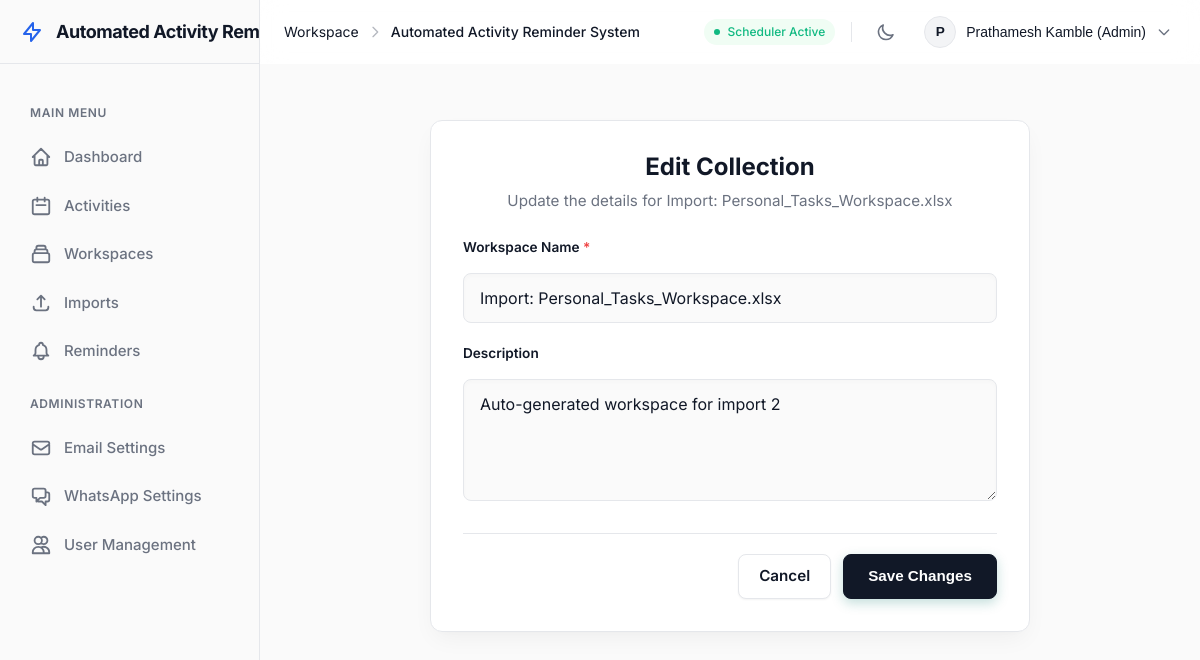
The page /collections/2/edit (signed in) on the database as committed earlier.
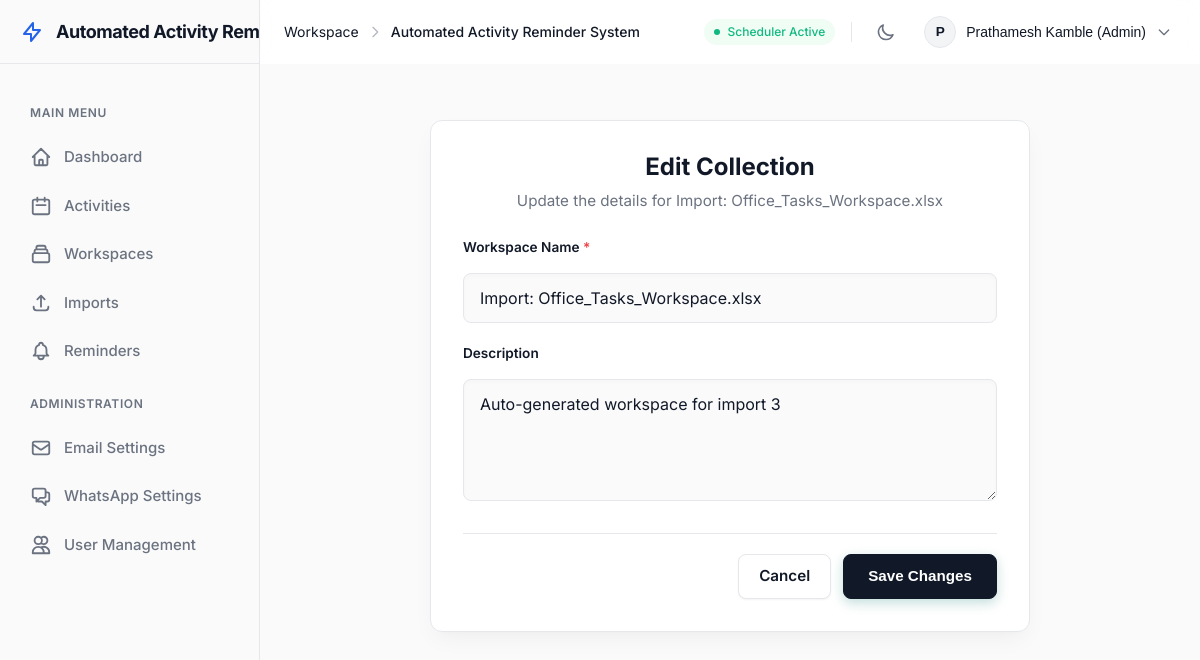
The same page on the database as committed later.
### src/db/models.py (models this page shows)
class TaskCollection(Base):
    __tablename__ = "task_collections"
    id = Column(Integer, primary_key=True)
    name = Column(String(255), nullable=False, index=True)
    description = Column(Text, nullable=True)
    import_date = Column(DateTime, nullable=False, default=datetime.utcnow)
    imported_file_name = Column(String(255), nullable=True)
    is_active = Column(Boolean, nullable=False, default=False)
    created_at = Column(DateTime, nullable=False, default=datetime.utcnow)
    activities = relationship("ActivityRecord", back_populates="task_collection", cascade="all, delete-orphan")
    modules = relationship("Module", back_populates="task_collection", cascade="all, delete-orphan")
    recipients = relationship("Recipient", back_populates="workspace", cascade="all, delete-orphan")

### src/web/app.py (the view)
@app.get("/collections/{collection_id}/edit", response_class=HTMLResponse)
def collections_edit(request: Request, collection_id: int) -> typing.Any:
    db = get_db()
    try:
        user = require_editor(request, db)
        if isinstance(user, RedirectResponse):
            return user
        collection = db.query(TaskCollection).get(collection_id)
        if not collection:
            return redirect("/collections?error=Workspace not found")
        return render(request, "collection_form.html", {"collection": collection}, user)
    finally:
        close_db(db)

### src/web/templates/collection_form.html
{% extends "base.html" %}
{% block content %}
<div style="max-width: 600px; margin: 0 auto; padding-top: 24px;">
  <div class="panel" style="padding: 32px; background: var(--bg-surface); border-radius: var(--radius-lg); box-shadow: 0 10px 25px -5px rgba(0,0,0,0.05), 0 8px 10px -6px rgba(0,0,0,0.02); border: 1px solid var(--border-color);">
    <div style="margin-bottom: 24px; text-align: center;">
      <h2 style="font-size: 1.5rem; font-weight: 700; color: var(--text-main); margin-bottom: 8px;">
        {% if collection %}Edit Collection{% else %}Create Collection{% endif %}
      </h2>
      <p style="color: var(--text-muted); font-size: 0.95rem; margin: 0;">
        {% if collection %}Update the details for {{ collection.name }}{% else %}Create a new workspace to group activities.{% endif %}
      </p>
    </div>
    <form method="post" action="{% if collection %}/collections/{{ collection.id }}/edit{% else %}/collections/new{% endif %}" style="display: flex; flex-direction: column; gap: 20px;">
      <div class="form-group" style="display: flex; flex-direction: column; gap: 8px;">
        <label for="name" style="font-size: 0.85rem; font-weight: 600; color: var(--text-main);">Workspace Name <span style="color: #ef4444;">*</span></label>
        <input type="text" id="name" name="name" required value="{{ collection.name if collection else '' }}" placeholder="e.g. HR Activities 2026" style="width: 100%; padding: 12px 16px; background-color: var(--bg-app); border: 1px solid var(--border-color); border-radius: var(--radius-md); font-size: 1rem; color: var(--text-main); transition: all 0.2s ease; box-shadow: inset 0 2px 4px rgba(0,0,0,0.02);">
      </div>
      <div class="form-group" style="display: flex; flex-direction: column; gap: 8px;">
        <label for="description" style="font-size: 0.85rem; font-weight: 600; color: var(--text-main);">Description</label>
        <textarea id="description" name="description" rows="4" placeholder="Optional description..." style="width: 100%; padding: 12px 16px; background-color: var(--bg-app); border: 1px solid var(--border-color); border-radius: var(--radius-md); font-size: 1rem; color: var(--text-main); transition: all 0.2s ease; box-shadow: inset 0 2px 4px rgba(0,0,0,0.02); resize: vertical;">{{ collection.description if collection else '' }}</textarea>
      </div>
      <div style="display: flex; justify-content: flex-end; gap: 12px; margin-top: 12px; padding-top: 20px; border-top: 1px solid var(--border-color);">
        <a href="/collections" class="button outline" style="padding: 10px 20px; font-weight: 600;">Cancel</a>
        <button type="submit" class="button primary" style="padding: 10px 24px; font-weight: 600; box-shadow: 0 4px 12px rgba(15, 124, 112, 0.25);">
          {% if collection %}Save Changes{% else %}Create Collection{% endif %}
        </button>
      </div>
    </form>
  </div>
</div>
{% endblock %}

Rows that differ between the two databases and show on the page:
changed TaskCollection: name "Import: Personal_Tasks_Workspace.xlsx" → "Import: Office_Tasks_Workspace.xlsx"; description "Auto-generated workspace for import 2" → "Auto-generated workspace for import 3"
